Frame 1 (no input): blank canvas, image omitted
Frame 60 (the mouse pressed at the canvas centre just before this capture): blank canvas, image omitted
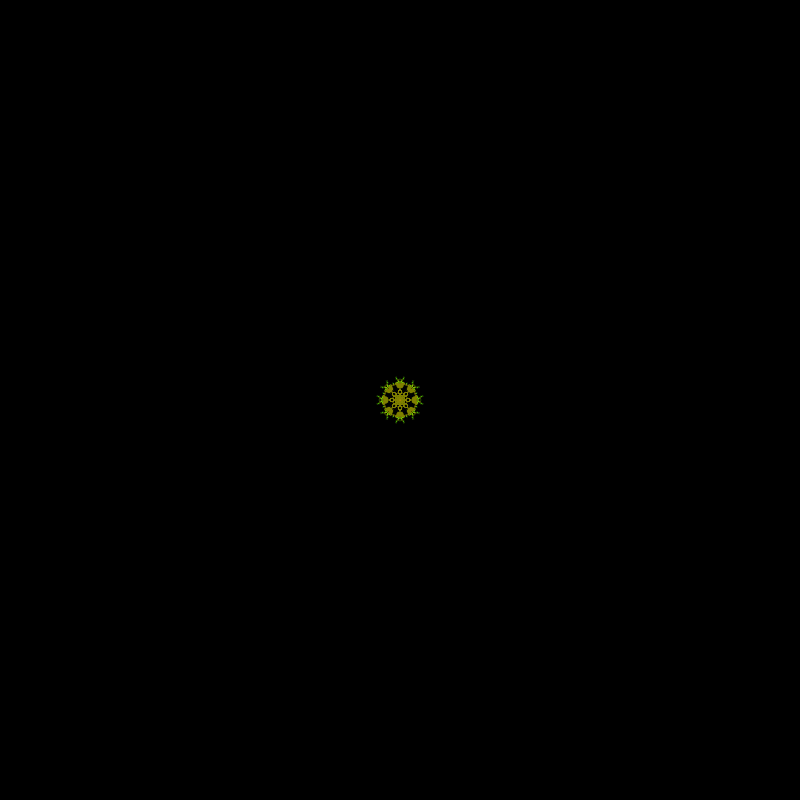
Frame 120 (the mouse held since frame 60 and released just before this capture)

The Processing sketch whose frames 1 and 60 were blank and that drew this single picture after the mouse press (run headless with seeded random() and noise(); from frame 60 on, the mouse is pressed at the canvas centre):

// Processing sketch: processing_135769
// ── processing_135769.pde

float phasorInc = 1.0 / 40000.0;
float phasorInc2 = 1.0 / 90000.0;
int nReflections = 8;
int nPointsPerFrame = 100;
int nAngles = 32;

Walker w;
Phasor p;
Phasor p2;
float[] angles;

PVector getVCoordinates(PVector v, float d, float a) {
  return new PVector(v.x + d * cos(a), v.y + d * sin(a));
}

float getAngleFromCenter(PVector v) {
  return atan2(v.y - height / 2, v.x - width / 2);
}

class Phasor {
  float inc;
  float phase;
 
  Phasor(float inc) {
    this.inc = inc;
  }
 
  void update() {
    phase += inc;
 
    while (phase >= 1.0) {
      phase -= 1.0;
    }
    while (phase < 0) {
      phase += 1.0;
    }
  }
}
 
class Walker {
  PVector v;
  
  Walker(float x, float y) {
    v = new PVector(x, y);
  }
  
  void update() {
    float gauss = p2.phase * random(3);
    v = getVCoordinates(v, gauss, angles[int(random(angles.length))]);
  
    float offset = width / 4; 

    if (v.x >= width + offset) {
      v.x -= width + offset;
    }
    
    if (v.x < -offset) {
      v.x += width + offset;
    }
    
    if (v.y >= height + offset) {
      v.y -= height + offset;
    }
    
    if (v.y < 0) {
      v.y += height + offset;
    }
   
    float a = getAngleFromCenter(v);
    float d = dist(v.x, v.y, width / 2, height / 2);
    PVector center = new PVector(width / 2, height / 2);
    float rAngle = PI / (float) nReflections;
    stroke(p.phase * 255, 255, 255, map(d, 0, width, 2, 48));

    for (int i = 0; i < nReflections; i++) {
      float thisAngle = a + (TWO_PI / (float) nReflections) * i;

      PVector thisV = getVCoordinates(center, d, thisAngle);
      point(thisV.x, thisV.y);

      thisV = getVCoordinates(center, d, PI - thisAngle);
      point(thisV.x, thisV.y);

    }
  }
}

void setup() {
  size(800, 800);

  angles = new float[nAngles];
  for (int i = 0; i < angles.length; i++) {
    angles[i] = ((float) i / (float) nAngles) * TWO_PI;
  }

  w = new Walker(width / 2, height / 2);
  p = new Phasor(phasorInc);
  p2 = new Phasor(phasorInc2);
  colorMode(HSB);
  background(0);  
}

void draw() {
  for (int i = 0; i < nPointsPerFrame; i++) {
    p.update();
    p2.update();
    w.update();
  }
}
